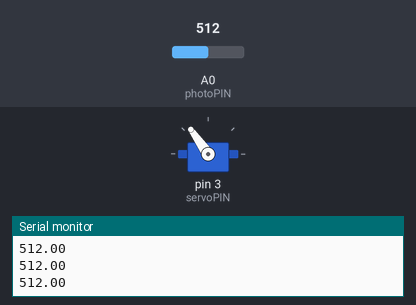
Recording of a sketch running on a simulated Arduino Uno, built with avr-gcc and run on an emulated ATmega328P. Parts: servo, the last lines printed to the serial monitor. The test bench sets the inputs (shaded band); at power-on: A0 (photoPIN) = 512.

Above: at 1.2 s.
1.3 s: A0 (photoPIN) set to 716
At 2.1 s:
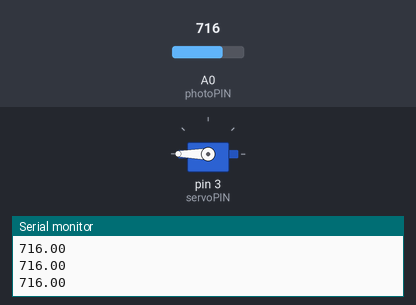
2.8 s: A0 (photoPIN) set to 306
At 3.1 s:
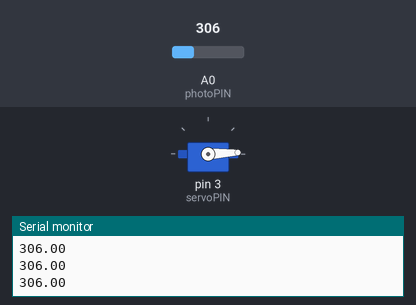
4.3 s: A0 (photoPIN) set to 511
At 5.4 s:
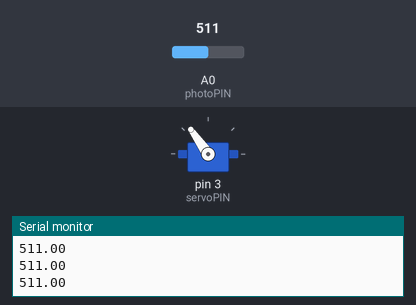
5.8 s: A0 (photoPIN) set to 900
At 6.7 s:
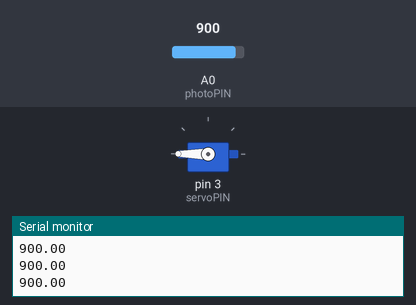
Timing chart, 0 to 8.3 s (numbered marks = the images above; inputs shaded):
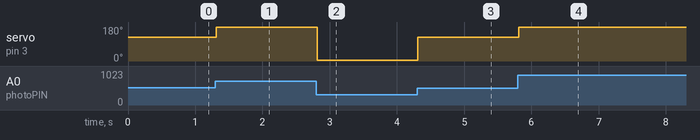

Measured:
- after the input at 1.3 s, servo on pin 3 (servoPIN): 125° → 180° at once
- after the input at 2.8 s, servo on pin 3 (servoPIN): 180° → 3° at once
- after the input at 4.3 s, servo on pin 3 (servoPIN): 3° → 125° at once
- after the input at 5.8 s, servo on pin 3 (servoPIN): 125° → 180° at once

The sketch:

servo_photo.ino
```cpp
#include <Servo.h>

int photoPIN = A0;
float light_level;

Servo myServo;
int servoPIN = 3;
int servoPosition = 0;

void setup() {
  // put your setup code here, to run once:
Serial.begin(9600);
pinMode(photoPIN, INPUT);

myServo.attach(servoPIN);
}

void loop() {
  // put your main code here, to run repeatedly:

light_level = analogRead(photoPIN);
servoPosition = (16./27.)*light_level - (1600./9.);
Serial.println(light_level);

myServo.write(servoPosition);
}
```
